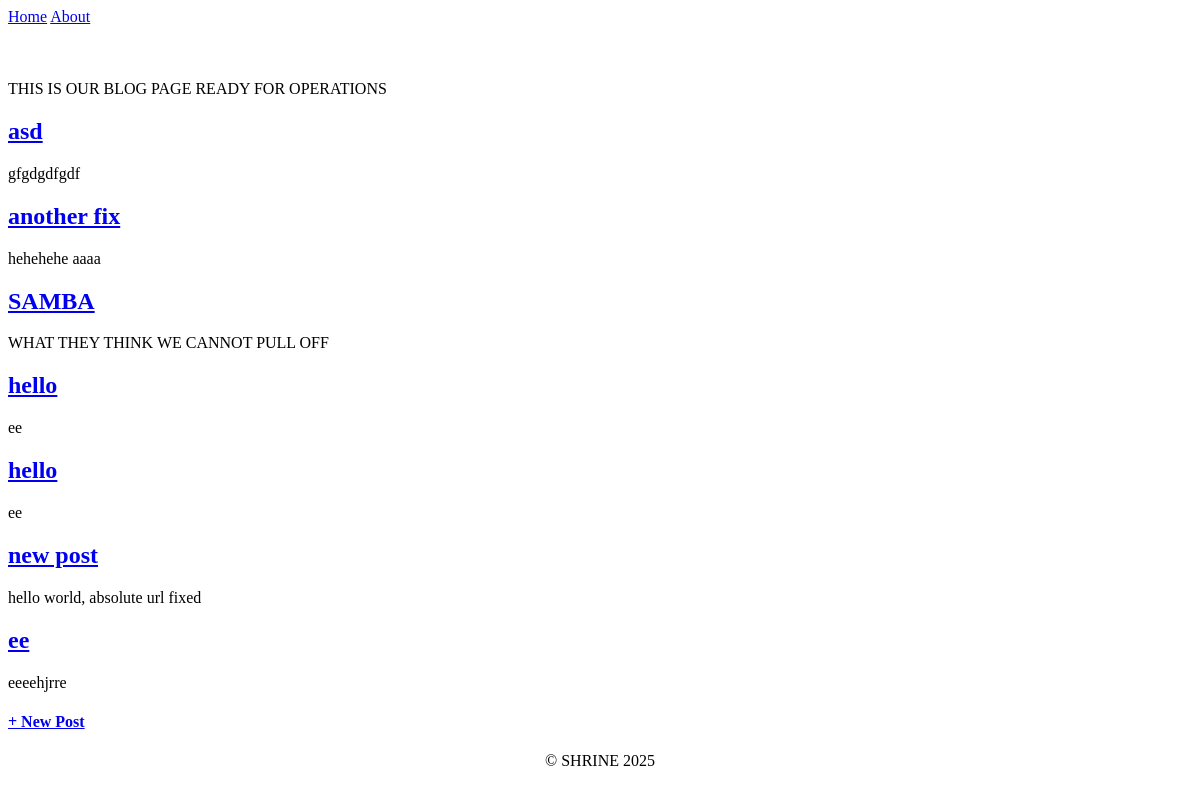
Before: / with the older database file.
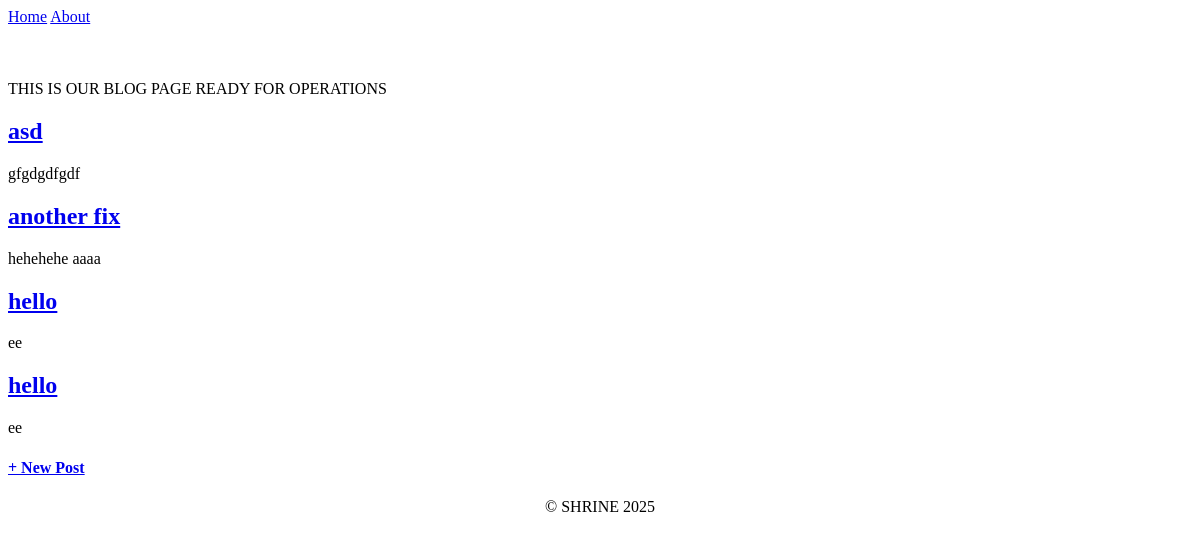
After: the same page with the newer database file.
### blog_content/models.py (models this page shows, shortened)
class Post(models.Model):
    title = models.CharField(max_length=200)
    author = models.ForeignKey('auth.User' , on_delete=models.CASCADE)
    body = models.TextField()

### blog_content/views.py (the view)
# urls.py: path('', Homepage.as_view(), name='homepage'),
class Homepage(ListView):
    model = Post
    template_name = 'homepage.html'

### templates/homepage.html
{% extends 'base.html' %}
{% block content  %}
<h>THIS IS OUR BLOG PAGE READY FOR OPERATIONS</h>
{% for post in object_list %}
<div class="post-entry">
<h2><a href="{% url 'content' post.pk %}">{{ post.title }}</a></h2>
<p>{{ post.body }}</p>
</div>
{% endfor %}
<h4><a href="{% url 'post_new'%}">+ New Post</a></h4>
{% endblock content %}

### templates/base.html (shortened to what this page needs)
<header>
<a href="{% url 'homepage' %}">Home</a>
<a href="{% url 'about' %}">About</a>
</header>
{% block content  %}
{% endblock content %}
<footer>
   <p style="text-align: center;"> &copy SHRINE 2025 </p>
</footer>

Changed rows visible on the page:
removed Post: title "SAMBA", body "WHAT THEY THINK WE CANNOT PULL OFF"
removed Post: title "new post", body "hello world, absolute url fixed"
removed Post: title "ee", body "eeeehjrre"
